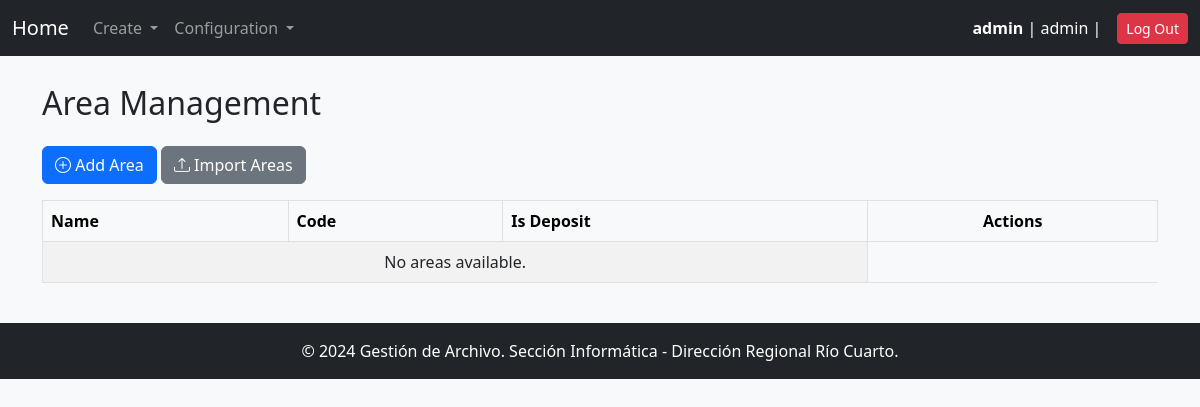
The app's page /areas/ (signed in), older data.
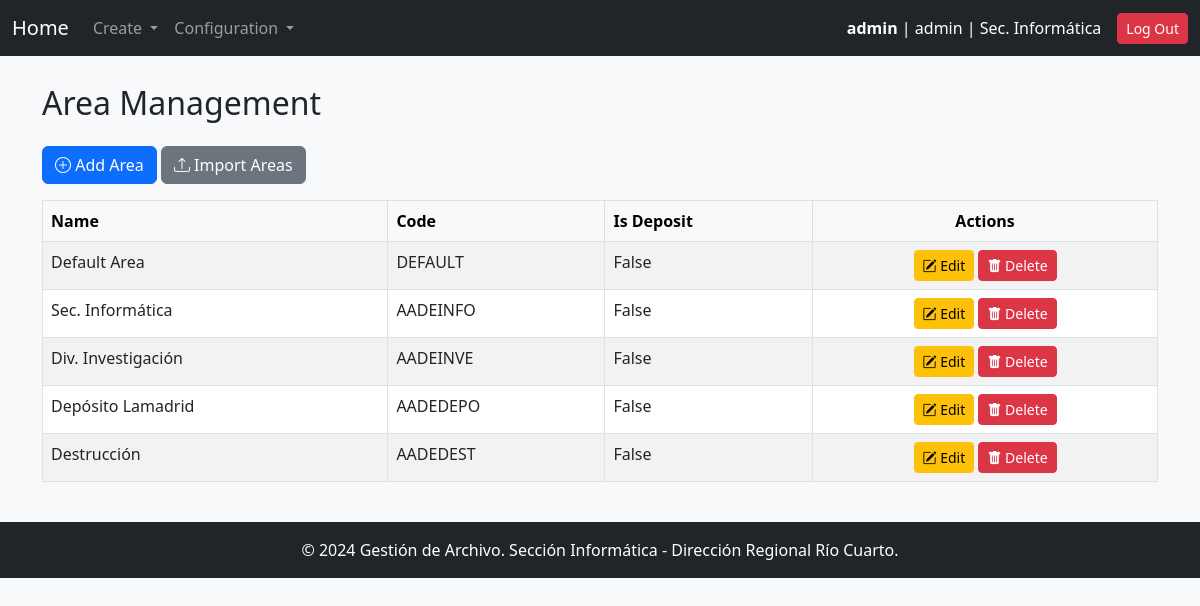
The same page, newer data.
### gestion_archivo_app/models.py (models this page shows, shortened)
class User(AbstractUser):
    ROLE_CHOICES = [
        ('user', 'User'),
        ('manager', 'Manager'),
        ('archive_responsible', 'Archive Responsible'),
        ('admin', 'System Administrator')
    ]
    role = models.CharField(max_length=20, choices=ROLE_CHOICES)
    area = models.ForeignKey('Area', on_delete=models.PROTECT, verbose_name="User Area")
    deposit = models.ForeignKey(
        'Area',
        on_delete=models.PROTECT,
        default=get_default_archive,
        verbose_name="Archive",
        related_name='deposits'
    )
    objects = UserManager()
    USERNAME_FIELD = 'username'  # El nombre de usuario es el campo principal
    REQUIRED_FIELDS = []  # No hay campos obligatorios adicionales

class Area(models.Model):
    code = models.CharField(max_length=30, unique=True, verbose_name="Area Code")
    name = models.CharField(max_length=100, unique=True, verbose_name="Area Name")
    description = models.TextField(blank=True, null=True, verbose_name="Description")
    is_deposit = models.BooleanField(default=False, verbose_name="Is Deposit")

### gestion_archivo_app/views.py (the view)
# urls.py: path("areas/", area_list, name="area_list"),
@login_required
@user_passes_test_with_message(is_admin, "Only the admin can access this page.")
def area_list(request):
    areas = Area.objects.all()
    return render(request, "area_list.html", {"areas": areas})

### gestion_archivo_app/context_processors.py (called while the page is built)
def system_config(request):
    try:
        pagination_limit = int(SystemConfigKeyValues.objects.get(key="pagination_limit").value)
    except SystemConfigKeyValues.DoesNotExist:
        pagination_limit = 10  # Valor por defecto
    try:
        default_archive_code = SystemConfigKeyValues.objects.get(key="default_archive_code").value
    except SystemConfigKeyValues.DoesNotExist:
        default_archive_code = "AADE_ARCHIVE"  # Valor por defecto
    return {
        "pagination_limit": pagination_limit,
        "default_archive_code": default_archive_code,
    }

### gestion_archivo_app/views.py (called while the page is built)
def user_passes_test_with_message(test_func, message="You do not have permission to access this page."):
    def decorator(view_func):
        @wraps(view_func)
        def _wrapped_view(request, *args, **kwargs):
            if test_func(request.user):
                return view_func(request, *args, **kwargs)
            messages.error(request, message)
            return redirect(request.META.get('HTTP_REFERER', '/'))
        return _wrapped_view
    return decorator

def is_admin(user):
    return user.role == 'admin'

### gestion_archivo_app/templates/area_list.html
{% extends "base.html" %}
{% block content %}
<div class="container mt-4">
    <h2 class="mb-4">Area Management</h2>
    <div class="mb-3">
        <a href="{% url 'area_create' %}" class="btn btn-primary">
            <i class="bi bi-plus-circle"></i> Add Area
        </a>
        <a href="{% url 'area_import' %}" class="btn btn-secondary">
            <i class="bi bi-upload"></i> Import Areas
        </a>
    </div>
    <table class="table table-bordered table-striped">
        <thead class="table-light">
            <tr>
                <th>Name</th>
                <th>Code</th>
                <th>Is Deposit</th>
                <th class="text-center">Actions</th>
            </tr>
        </thead>
        <tbody>
            {% for area in areas %}
                <tr>
                    <td>{{ area.name }}</td>
                    <td>{{ area.code }}</td>
                    <td>{{ area.is_deposit }}</td>
                    <td class="text-center">
                        <a href="{% url 'area_update' area.id %}" class="btn btn-sm btn-warning">
                            <i class="bi bi-pencil-square"></i> Edit
                        </a>
                        <a href="{% url 'area_delete' area.id %}" class="btn btn-sm btn-danger">
                            <i class="bi bi-trash-fill"></i> Delete
                        </a>
                    </td>
                </tr>
            {% empty %}
                <tr>
                    <td colspan="3" class="text-center">No areas available.</td>
                </tr>
            {% endfor %}
        </tbody>
    </table>
</div>
{% endblock %}

### gestion_archivo_app/templates/base.html (shortened to what this page needs)
<!DOCTYPE html>
<html lang="en">
<head>
    {% load static %}
    <link href="https://cdn.jsdelivr.net/npm/bootstrap@5.3.0/dist/css/bootstrap.min.css" rel="stylesheet">
    <link href="https://cdn.jsdelivr.net/npm/bootstrap-icons/font/bootstrap-icons.css" rel="stylesheet">
</head>
<body class="bg-light" a>
    <nav class="navbar navbar-expand-lg navbar-dark bg-dark">
        <div class="container-fluid">
            <a class="navbar-brand" href="{% url 'main' %}">Home</a>
            <div class="collapse navbar-collapse" id="navbarNav">
                <ul class="navbar-nav me-auto">
                    <li class="nav-item dropdown">
                        <a class="nav-link dropdown-toggle" href="#" id="createDropdown" role="button" data-bs-toggle="dropdown" aria-expanded="false">
                            Create
                        </a>
                    </li>
                {% if user.is_authenticated and user.role == 'admin' %}
                    <li class="nav-item dropdown">
                    <a class="nav-link dropdown-toggle" href="#" id="createDropdown" role="button" data-bs-toggle="dropdown" aria-expanded="false">
                       Configuration
                    </a>
                    </li>
                 {% endif %}
                </ul>
            </div>
                <div class="d-flex align-items-center">
                    {% if user.is_authenticated %}
                        <span class="text-white me-3">
                            <strong>{{ user.username }}</strong> | {{ user.role }} | {{ user.area.name }}
                        </span>
                        <a href="{% url 'logout' %}" class="btn btn-danger btn-sm">Log Out</a>
                    {% else %}
                        <a href="{% url 'login' %}" class="btn btn-success btn-sm">Log In</a>
                    {% endif %}
                </div>
            </div>
    </nav>
    <div class="container-fluid py-4" style='margin-top:-20px' >
        {% block content %}{% endblock %}
    </div>
    <footer class="bg-dark text-white text-center py-3 mt-auto">
        <p class="mb-0">&copy; 2024 Gestión de Archivo. Sección Informática - Dirección Regional Río Cuarto.</p>
    </footer>
</body>
</html>

Row changes from the older to the newer data that the page shows:
changed User "admin": area.name (not shown) → "Sec. Informática"
added Area: name "Default Area", code "DEFAULT", is_deposit "False"
added Area: name "Sec. Informática", code "AADEINFO", is_deposit "False"
added Area: name "Div. Investigación", code "AADEINVE", is_deposit "False"
added Area: name "Depósito Lamadrid", code "AADEDEPO", is_deposit "False"
added Area: name "Destrucción", code "AADEDEST", is_deposit "False"
Text that changed along with them:
text no longer shown: "No areas available."
